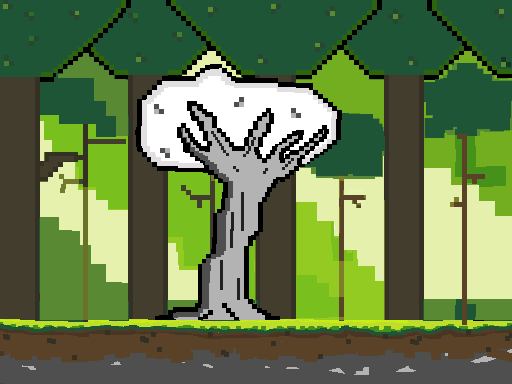

Below is a game level as drawn by its tile map, then a one-line description and the .tmx file that defines it, in full:
An orthogonal 8x6 tile map with 64x64 px tiles, 3 tile layers (background, opacity layer, foreground) and 4 objects (Wizard, PlayerSpawn).

<map version="1.0" orientation="orthogonal" renderorder="right-down" width="8" height="6" tilewidth="64" tileheight="64" nextobjectid="9">
 <tileset firstgid="1" name="main" tilewidth="64" tileheight="64" tilecount="112" columns="8">
  <image source="../tilesets/scene1_tileset.png" width="512" height="896" />
 </tileset>
 <layer name="background" width="8" height="6">
  <data encoding="csv">
1,2,3,4,5,6,7,8,
9,10,11,12,13,14,15,16,
17,18,19,20,21,22,23,24,
25,26,27,28,29,30,31,32,
41,42,43,44,45,46,47,48,
0,0,0,0,0,0,0,0
</data>
 </layer>
 <layer name="opacity layer" width="8" height="6" opacity="0.38">
  <data encoding="csv">
57,58,59,60,61,62,63,64,
65,66,67,68,69,70,71,72,
73,74,75,76,77,78,79,80,
81,82,83,84,85,86,87,88,
89,90,91,92,93,94,95,96,
0,0,0,0,0,0,0,0
</data>
 </layer>
 <layer name="foreground" width="8" height="6">
  <data encoding="csv">
0,0,0,0,0,0,0,0,
0,0,97,98,99,100,0,0,
0,0,101,102,103,104,0,0,
0,0,0,105,106,0,0,0,
0,0,107,108,109,0,0,0,
49,50,51,52,53,54,55,56
</data>
 </layer>
 <objectgroup name="collisions">
  <object id="2" x="-1" y="383">
   <polyline points="0,0 1,-383 513,-383 513,1 1,1" />
  </object>
  <object id="6" x="0" y="320" width="512" height="64" />
 </objectgroup>
 <objectgroup name="entities" opacity="0.38">
  <object id="3" name="Wizard" x="456" y="296" width="21" height="22" />
 </objectgroup>
 <objectgroup name="events" opacity="0.37">
  <object id="8" name="PlayerSpawn" x="225" y="307.5" />
 </objectgroup>
</map>